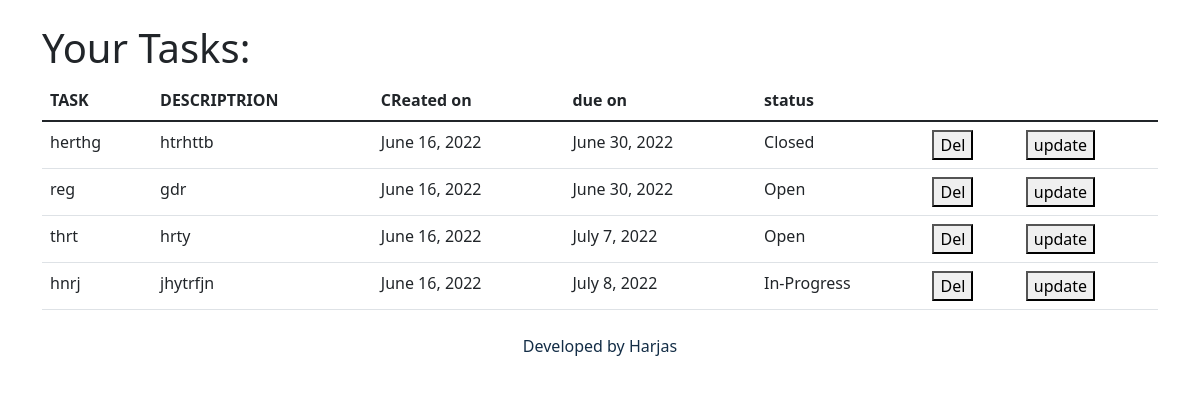
/task (signed in), run on the app's committed database.
### todolist/models.py (models this page shows)
class Task(models.Model):
    task=models.CharField(max_length=40,null=True,default=None)
    desc=models.CharField(max_length=50,null=True,default=None)
    time=models.DateField(auto_now_add=True)
    due=models.DateField(auto_now_add=False,default=None)
    status=models.CharField(max_length=20,  default='Open')
    person=models.ForeignKey( User, on_delete=models.CASCADE,null=False,default=User.get_username)

### todolist/views.py (the view)
# urls.py: path('task',views.task,name='task'),
def task(request):
    allTask=Task.objects.all()
    context={'tasks':allTask}
    return render(request,'task.html',context)

### templates/task.html (shortened to what this page needs)
{% extends 'base.html' %}
{% load static %}
{% block one %}
{% if user.is_authenticated %}
<h1>Your Tasks:</h1>
<table class="table">
<thead>
<tr>
<th scope="col">TASK</th>
<th scope="col">DESCRIPTRION</th>
<th scope="col">CReated on</th>
<th scope="col">due on</th>
<th scope="col">status</th>
</tr>
</thead>
<tbody>
{% for fun in tasks %}
{% if fun.person == request.user %}
<tr>
<td>{{fun.task}}</td>
<td>{{fun.desc}}</td>
<td>{{fun.time}}</td>
<td>{{fun.due}}</td>
<td>{{fun.status}}</td>
<td><a href="{% url 'del-task' fun.id %}" ><button type="button">Del</button></a></td>
<td><a href="{% url 'update-task' fun.id %}" ><button type="button">update</button></a></td>
</tr>
{% endif %}
{% endfor %}
</tbody>
</table>
{% else %}
<h3>You must be Logged-in </h3>
{% endif %}
{% endblock one %}

### templates/base.html (shortened to what this page needs)
<!doctype html>
<html lang="en">
  <head>
    <link rel="stylesheet" href="https://cdnjs.cloudflare.com/ajax/libs/font-awesome/4.7.0/css/font-awesome.min.css">
    <link href="https://cdn.jsdelivr.net/npm/bootstrap@5.1.3/dist/css/bootstrap.min.css" rel="stylesheet">
  </head>
  <body>
    <div class="container ">
    <br>
      {% block one  %}{% endblock one %}
    </div>
    <div class="footer">
      <h6>Developed by Harjas</h6>
    </div>
  </body>
</html>

### templates/task.html (style rules this page uses)
html, body { max-width: 100% !important; }

### templates/base.html (style rules this page uses)
.footer { text-align: center; background-color:white; padding:7px; color:#132D46; margin-top:20px; margin-bottom:0; width:100% !important; }

### data on the page
Task: task "herthg", desc "htrhttb", time "June 16, 2022", due "June 30, 2022", status "Closed"
Task: task "reg", desc "gdr", time "June 16, 2022", due "June 30, 2022", status "Open"
Task: task "thrt", desc "hrty", time "June 16, 2022", due "July 7, 2022", status "Open"
Task: task "hnrj", desc "jhytrfjn", time "June 16, 2022", due "July 8, 2022", status "In-Progress"
